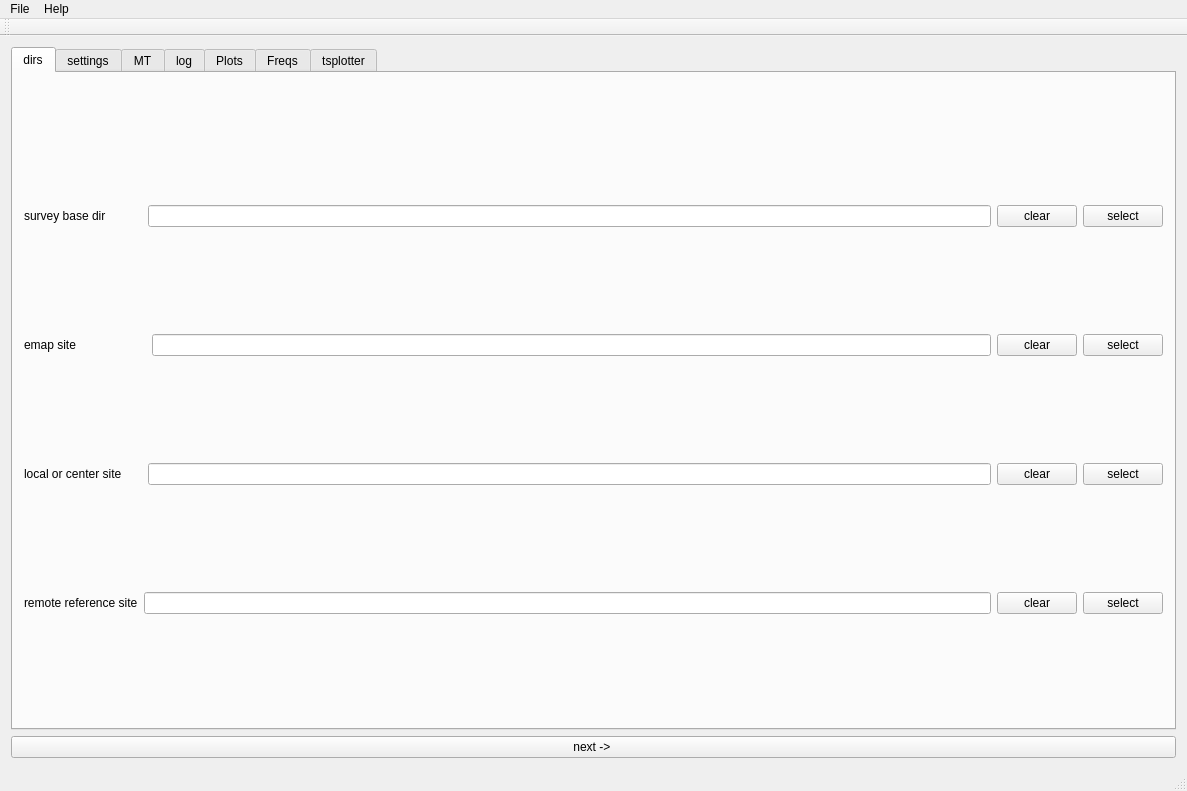
<?xml version="1.0" encoding="UTF-8"?>
<ui version="4.0">
 <class>procmt_mini</class>
 <widget class="QMainWindow" name="procmt_mini">
  <property name="geometry">
   <rect>
    <x>0</x>
    <y>0</y>
    <width>1187</width>
    <height>791</height>
   </rect>
  </property>
  <property name="windowTitle">
   <string>procmt_mini</string>
  </property>
  <widget class="QWidget" name="centralWidget">
   <property name="acceptDrops">
    <bool>true</bool>
   </property>
   <layout class="QVBoxLayout" name="verticalLayout">
    <item>
     <widget class="QTabWidget" name="tabWidget">
      <property name="acceptDrops">
       <bool>true</bool>
      </property>
      <property name="currentIndex">
       <number>0</number>
      </property>
      <widget class="QWidget" name="dirs">
       <attribute name="title">
        <string>dirs</string>
       </attribute>
       <layout class="QVBoxLayout" name="verticalLayout_2">
        <item>
         <layout class="QHBoxLayout" name="horizontalLayout_14">
          <item>
           <spacer name="horizontalSpacer_2">
            <property name="orientation">
             <enum>Qt::Horizontal</enum>
            </property>
            <property name="sizeHint" stdset="0">
             <size>
              <width>40</width>
              <height>20</height>
             </size>
            </property>
           </spacer>
          </item>
         </layout>
        </item>
        <item>
         <layout class="QHBoxLayout" name="dirs_base">
          <item>
           <widget class="QLabel" name="label">
            <property name="text">
             <string>survey base dir           </string>
            </property>
           </widget>
          </item>
          <item>
           <widget class="lineedit_file" name="dirs_base_lineEdit">
            <property name="minimumSize">
             <size>
              <width>700</width>
              <height>0</height>
             </size>
            </property>
            <property name="text">
             <string/>
            </property>
            <property name="dragEnabled">
             <bool>true</bool>
            </property>
           </widget>
          </item>
          <item>
           <widget class="QPushButton" name="pushButton_clear_base_lineEdit">
            <property name="text">
             <string>clear</string>
            </property>
           </widget>
          </item>
          <item>
           <widget class="QPushButton" name="dirs_base_select_pushButton">
            <property name="text">
             <string>select</string>
            </property>
           </widget>
          </item>
         </layout>
        </item>
        <item>
         <layout class="QHBoxLayout" name="dirs_emap">
          <item>
           <widget class="QLabel" name="label_2">
            <property name="text">
             <string>emap site                     </string>
            </property>
           </widget>
          </item>
          <item>
           <widget class="lineedit_file" name="dirs_emap_lineEdit">
            <property name="text">
             <string/>
            </property>
            <property name="dragEnabled">
             <bool>true</bool>
            </property>
           </widget>
          </item>
          <item>
           <widget class="QPushButton" name="pushButton_clear_emap_lineEdit">
            <property name="text">
             <string>clear</string>
            </property>
           </widget>
          </item>
          <item>
           <widget class="QPushButton" name="dirs_emap_select_pushButton">
            <property name="text">
             <string>select</string>
            </property>
           </widget>
          </item>
         </layout>
        </item>
        <item>
         <layout class="QHBoxLayout" name="dirs_center">
          <item>
           <widget class="QLabel" name="label_3">
            <property name="text">
             <string>local or center site      </string>
            </property>
           </widget>
          </item>
          <item>
           <widget class="lineedit_file" name="dirs_center_lineEdit">
            <property name="text">
             <string/>
            </property>
            <property name="dragEnabled">
             <bool>true</bool>
            </property>
           </widget>
          </item>
          <item>
           <widget class="QPushButton" name="pushButton_clear_center_lineEdit">
            <property name="text">
             <string>clear</string>
            </property>
           </widget>
          </item>
          <item>
           <widget class="QPushButton" name="dirs_center_select_pushButton">
            <property name="text">
             <string>select</string>
            </property>
           </widget>
          </item>
         </layout>
        </item>
        <item>
         <layout class="QHBoxLayout" name="dirs_rr">
          <item>
           <widget class="QLabel" name="label_4">
            <property name="text">
             <string>remote reference site</string>
            </property>
           </widget>
          </item>
          <item>
           <widget class="lineedit_file" name="dirs_rr_lineEdit">
            <property name="text">
             <string/>
            </property>
            <property name="dragEnabled">
             <bool>true</bool>
            </property>
           </widget>
          </item>
          <item>
           <widget class="QPushButton" name="pushButton_clear_rr_lineEdit">
            <property name="text">
             <string>clear</string>
            </property>
           </widget>
          </item>
          <item>
           <widget class="QPushButton" name="dirs_rr_select_pushButton">
            <property name="text">
             <string>select</string>
            </property>
           </widget>
          </item>
         </layout>
        </item>
       </layout>
      </widget>
      <widget class="QWidget" name="settings">
       <attribute name="title">
        <string>settings</string>
       </attribute>
       <layout class="QVBoxLayout" name="verticalLayout_3">
        <item>
         <layout class="QHBoxLayout" name="horizontalLayout">
          <item>
           <layout class="QVBoxLayout" name="verticalLayout_mt_type">
            <item>
             <widget class="QGroupBox" name="mt_type_groupBox">
              <property name="title">
               <string>MT Type</string>
              </property>
              <layout class="QHBoxLayout" name="horizontalLayout_4">
               <item>
                <layout class="QVBoxLayout" name="verticalLayout_8">
                 <item>
                  <widget class="QLabel" name="label_6">
                   <property name="text">
                    <string>MT Mode:</string>
                   </property>
                  </widget>
                 </item>
                 <item>
                  <widget class="QCheckBox" name="cb_auto_residuals">
                   <property name="text">
                    <string>Remove local residuals</string>
                   </property>
                   <property name="checked">
                    <bool>true</bool>
                   </property>
                  </widget>
                 </item>
                 <item>
                  <spacer name="verticalSpacer">
                   <property name="orientation">
                    <enum>Qt::Vertical</enum>
                   </property>
                   <property name="sizeHint" stdset="0">
                    <size>
                     <width>20</width>
                     <height>40</height>
                    </size>
                   </property>
                  </spacer>
                 </item>
                </layout>
               </item>
               <item>
                <layout class="QVBoxLayout" name="verticalLayout_9">
                 <item>
                  <widget class="QLabel" name="mtmode_label">
                   <property name="text">
                    <string>no MT</string>
                   </property>
                  </widget>
                 </item>
                 <item>
                  <widget class="QCheckBox" name="cb_rr_residuals">
                   <property name="text">
                    <string>Remove RR residuals</string>
                   </property>
                   <property name="checked">
                    <bool>true</bool>
                   </property>
                  </widget>
                 </item>
                 <item>
                  <spacer name="verticalSpacer_2">
                   <property name="orientation">
                    <enum>Qt::Vertical</enum>
                   </property>
                   <property name="sizeHint" stdset="0">
                    <size>
                     <width>20</width>
                     <height>40</height>
                    </size>
                   </property>
                  </spacer>
                 </item>
                </layout>
               </item>
              </layout>
             </widget>
            </item>
           </layout>
          </item>
          <item>
           <layout class="QVBoxLayout" name="vl_base_settings"/>
          </item>
          <item>
           <layout class="QVBoxLayout" name="verticalLayout_settings_freq"/>
          </item>
         </layout>
        </item>
        <item>
         <layout class="QHBoxLayout" name="horizontalLayout_2">
          <item>
           <widget class="QLabel" name="label_5">
            <property name="text">
             <string>MT options</string>
            </property>
           </widget>
          </item>
          <item>
           <widget class="QPushButton" name="pushButton_save_processing">
            <property name="text">
             <string>save processing</string>
            </property>
           </widget>
          </item>
          <item>
           <widget class="QPushButton" name="pushButton_load_processing">
            <property name="text">
             <string>load processing</string>
            </property>
           </widget>
          </item>
          <item>
           <spacer name="horizontalSpacer_3">
            <property name="orientation">
             <enum>Qt::Horizontal</enum>
            </property>
            <property name="sizeHint" stdset="0">
             <size>
              <width>40</width>
              <height>20</height>
             </size>
            </property>
           </spacer>
          </item>
         </layout>
        </item>
       </layout>
      </widget>
      <widget class="QWidget" name="mt">
       <attribute name="title">
        <string>MT</string>
       </attribute>
       <layout class="QVBoxLayout" name="verticalLayout_4">
        <item>
         <layout class="QHBoxLayout" name="horizontalLayout__mt_basic">
          <item>
           <layout class="QHBoxLayout" name="horizontalLayout_6">
            <item>
             <layout class="QVBoxLayout" name="vl_mt_basic_btns"/>
            </item>
            <item>
             <layout class="QVBoxLayout" name="vl_mt_basic_btns_two"/>
            </item>
           </layout>
          </item>
          <item>
           <layout class="QVBoxLayout" name="verticalLayout_7">
            <item>
             <layout class="QVBoxLayout" name="verticalLayout_10"/>
            </item>
           </layout>
          </item>
         </layout>
        </item>
        <item>
         <layout class="QHBoxLayout" name="horizontalLayout_mt_ct">
          <item>
           <layout class="QHBoxLayout" name="horizontalLayout_9">
            <item>
             <layout class="QVBoxLayout" name="vl_mt_ct_btns"/>
            </item>
            <item>
             <layout class="QVBoxLayout" name="vl_ct_upper_lower"/>
            </item>
           </layout>
          </item>
          <item>
           <layout class="QHBoxLayout" name="horizontalLayout_7"/>
          </item>
         </layout>
        </item>
        <item>
         <layout class="QHBoxLayout" name="horizontalLayout_8">
          <item>
           <layout class="QHBoxLayout" name="horizontalLayout_11">
            <item>
             <layout class="QVBoxLayout" name="vl_mt_median_rho"/>
            </item>
            <item>
             <layout class="QVBoxLayout" name="vl_median_phi"/>
            </item>
           </layout>
          </item>
          <item>
           <layout class="QHBoxLayout" name="horizontalLayout_10">
            <item>
             <widget class="QPushButton" name="pushButton_edi_plotter">
              <property name="text">
               <string>EDI Plotter</string>
              </property>
             </widget>
            </item>
            <item>
             <widget class="QPushButton" name="pushButton_spectral_plotter">
              <property name="text">
               <string>Spectral Editor</string>
              </property>
             </widget>
            </item>
           </layout>
          </item>
         </layout>
        </item>
        <item>
         <layout class="QVBoxLayout" name="verticalLayout_recalculate">
          <item>
           <layout class="QHBoxLayout" name="horizontalLayout_12">
            <item>
             <widget class="QPushButton" name="pushButton_reset_tensor">
              <property name="text">
               <string>reset tensor</string>
              </property>
             </widget>
            </item>
            <item>
             <widget class="QPushButton" name="pushButton_recaluculate">
              <property name="text">
               <string>re calculate tensor</string>
              </property>
             </widget>
            </item>
            <item>
             <widget class="QPushButton" name="pushButton_clear_edi">
              <property name="text">
               <string>clear EDI</string>
              </property>
             </widget>
            </item>
            <item>
             <widget class="QPushButton" name="pushButton_load_spectra">
              <property name="text">
               <string>load spectra</string>
              </property>
             </widget>
            </item>
            <item>
             <widget class="QPushButton" name="pushButton_save_spectra">
              <property name="text">
               <string>save specta</string>
              </property>
             </widget>
            </item>
           </layout>
          </item>
         </layout>
        </item>
        <item>
         <layout class="QHBoxLayout" name="horizontalLayout_5">
          <item>
           <widget class="QPushButton" name="run_pushButton">
            <property name="text">
             <string>RUN first</string>
            </property>
           </widget>
          </item>
         </layout>
        </item>
       </layout>
      </widget>
      <widget class="QWidget" name="log">
       <attribute name="title">
        <string>log</string>
       </attribute>
       <layout class="QVBoxLayout" name="verticalLayout_5">
        <item>
         <widget class="QTableWidget" name="tableWidget_msg"/>
        </item>
        <item>
         <layout class="QHBoxLayout" name="horizontalLayout_log">
          <item>
           <widget class="QPushButton" name="pushButton_clear_log">
            <property name="text">
             <string>clear log</string>
            </property>
           </widget>
          </item>
         </layout>
        </item>
       </layout>
      </widget>
      <widget class="QWidget" name="eplot">
       <attribute name="title">
        <string>Plots</string>
       </attribute>
       <layout class="QVBoxLayout" name="verticalLayout_11">
        <item>
         <layout class="QVBoxLayout" name="verticalLayout_6">
          <item>
           <layout class="QHBoxLayout" name="horizontalLayout_3">
            <item>
             <widget class="QPushButton" name="pushButton_export_ascii">
              <property name="text">
               <string>export ascii</string>
              </property>
             </widget>
            </item>
            <item>
             <widget class="QPushButton" name="pushButton_dump_atze">
              <property name="text">
               <string>dump atze</string>
              </property>
             </widget>
            </item>
            <item>
             <spacer name="horizontalSpacer">
              <property name="orientation">
               <enum>Qt::Horizontal</enum>
              </property>
              <property name="sizeHint" stdset="0">
               <size>
                <width>40</width>
                <height>20</height>
               </size>
              </property>
             </spacer>
            </item>
           </layout>
          </item>
         </layout>
        </item>
        <item>
         <layout class="QHBoxLayout" name="horizontalLayout_13">
          <item>
           <widget class="QScrollArea" name="scrollArea">
            <property name="widgetResizable">
             <bool>true</bool>
            </property>
            <widget class="QWidget" name="scrollFreqs">
             <property name="geometry">
              <rect>
               <x>0</x>
               <y>0</y>
               <width>570</width>
               <height>425</height>
              </rect>
             </property>
             <layout class="QVBoxLayout" name="verticalLayout_12"/>
            </widget>
           </widget>
          </item>
          <item>
           <widget class="QScrollArea" name="scrollArea_plotbuttons">
            <property name="widgetResizable">
             <bool>true</bool>
            </property>
            <widget class="QWidget" name="scrollplots">
             <property name="geometry">
              <rect>
               <x>0</x>
               <y>0</y>
               <width>569</width>
               <height>425</height>
              </rect>
             </property>
             <layout class="QVBoxLayout" name="verticalLayout_14"/>
            </widget>
           </widget>
          </item>
         </layout>
        </item>
        <item>
         <widget class="QPushButton" name="pushButton_close_all_plots">
          <property name="text">
           <string>close all plots</string>
          </property>
         </widget>
        </item>
        <item>
         <layout class="QHBoxLayout" name="horizontalLayout_20">
          <item>
           <widget class="QPushButton" name="OSM_push_button">
            <property name="text">
             <string>OSM location</string>
            </property>
           </widget>
          </item>
          <item>
           <widget class="QPushButton" name="GMaps_push_button">
            <property name="text">
             <string>GMaps location</string>
            </property>
           </widget>
          </item>
         </layout>
        </item>
       </layout>
      </widget>
      <widget class="QWidget" name="freqs">
       <attribute name="title">
        <string>Freqs</string>
       </attribute>
       <layout class="QVBoxLayout" name="verticalLayout_13">
        <item>
         <layout class="QHBoxLayout" name="horizontalLayout_15"/>
        </item>
        <item>
         <layout class="QHBoxLayout" name="horizontalLayout_16">
          <item>
           <layout class="QVBoxLayout" name="vl_selfreqs"/>
          </item>
          <item>
           <layout class="QVBoxLayout" name="verticalLayout_15">
            <item>
             <layout class="QHBoxLayout" name="horizontalLayout_18">
              <item>
               <widget class="QPushButton" name="pushButton_select_all_frequecies">
                <property name="text">
                 <string>select all</string>
                </property>
               </widget>
              </item>
              <item>
               <widget class="QPushButton" name="pushButton_deselect_all_frequencies">
                <property name="text">
                 <string>deselect all</string>
                </property>
               </widget>
              </item>
             </layout>
            </item>
            <item>
             <layout class="QHBoxLayout" name="horizontalLayout_19"/>
            </item>
           </layout>
          </item>
         </layout>
        </item>
        <item>
         <layout class="QHBoxLayout" name="horizontalLayout_17"/>
        </item>
       </layout>
      </widget>
      <widget class="QWidget" name="tsplotter">
       <attribute name="title">
        <string>tsplotter</string>
       </attribute>
       <layout class="QVBoxLayout" name="verticalLayout_tsplotter">
        <item>
         <layout class="QHBoxLayout" name="horizontalLayout_21">
          <item>
           <widget class="QLabel" name="label_scroll_tsplotter_center">
            <property name="text">
             <string>center:</string>
            </property>
           </widget>
          </item>
          <item>
           <widget class="QLabel" name="label_scroll_tsplotter_rr">
            <property name="text">
             <string>remote:</string>
            </property>
           </widget>
          </item>
          <item>
           <widget class="QLabel" name="label_scroll_tsplotter_emap">
            <property name="text">
             <string>emap:</string>
            </property>
           </widget>
          </item>
         </layout>
        </item>
        <item>
         <layout class="QHBoxLayout" name="hzl_tsplotter_btns">
          <item>
           <widget class="QScrollArea" name="scrollArea_tsploter_center">
            <property name="widgetResizable">
             <bool>true</bool>
            </property>
            <widget class="QWidget" name="scroll_tsplotter_center">
             <property name="geometry">
              <rect>
               <x>0</x>
               <y>0</y>
               <width>376</width>
               <height>537</height>
              </rect>
             </property>
             <layout class="QVBoxLayout" name="verticalLayout_16"/>
            </widget>
           </widget>
          </item>
          <item>
           <widget class="QScrollArea" name="scrollArea_tsploter_rr">
            <property name="widgetResizable">
             <bool>true</bool>
            </property>
            <widget class="QWidget" name="scroll_tsplotter_rr">
             <property name="geometry">
              <rect>
               <x>0</x>
               <y>0</y>
               <width>377</width>
               <height>537</height>
              </rect>
             </property>
             <layout class="QVBoxLayout" name="verticalLayout_17"/>
            </widget>
           </widget>
          </item>
          <item>
           <widget class="QScrollArea" name="scrollArea_tsploter_emap">
            <property name="widgetResizable">
             <bool>true</bool>
            </property>
            <widget class="QWidget" name="scroll_tsplotter_emap">
             <property name="geometry">
              <rect>
               <x>0</x>
               <y>0</y>
               <width>376</width>
               <height>537</height>
              </rect>
             </property>
             <layout class="QVBoxLayout" name="verticalLayout_18"/>
            </widget>
           </widget>
          </item>
         </layout>
        </item>
        <item>
         <layout class="QHBoxLayout" name="horizontalLayout_23"/>
        </item>
       </layout>
      </widget>
     </widget>
    </item>
    <item>
     <widget class="QPushButton" name="pushButton_to_settings">
      <property name="text">
       <string>next -&gt; </string>
      </property>
     </widget>
    </item>
   </layout>
  </widget>
  <widget class="QMenuBar" name="menuBar">
   <property name="geometry">
    <rect>
     <x>0</x>
     <y>0</y>
     <width>1187</width>
     <height>40</height>
    </rect>
   </property>
   <widget class="QMenu" name="menuHelp">
    <property name="title">
     <string>Help</string>
    </property>
    <addaction name="actionHelp"/>
   </widget>
   <widget class="QMenu" name="menuFile">
    <property name="title">
     <string>File</string>
    </property>
    <addaction name="actionCreate_Survey"/>
   </widget>
   <addaction name="menuFile"/>
   <addaction name="menuHelp"/>
  </widget>
  <widget class="QToolBar" name="mainToolBar">
   <attribute name="toolBarArea">
    <enum>TopToolBarArea</enum>
   </attribute>
   <attribute name="toolBarBreak">
    <bool>false</bool>
   </attribute>
  </widget>
  <widget class="QStatusBar" name="statusBar"/>
  <action name="actionHelp">
   <property name="text">
    <string>Help</string>
   </property>
  </action>
  <action name="actionCreate_Survey">
   <property name="text">
    <string>Create Survey</string>
   </property>
  </action>
 </widget>
 <layoutdefault spacing="6" margin="11"/>
 <customwidgets>
  <customwidget>
   <class>lineedit_file</class>
   <extends>QLineEdit</extends>
   <header location="global">lineedit_file.h</header>
  </customwidget>
 </customwidgets>
 <resources/>
 <connections/>
</ui>
